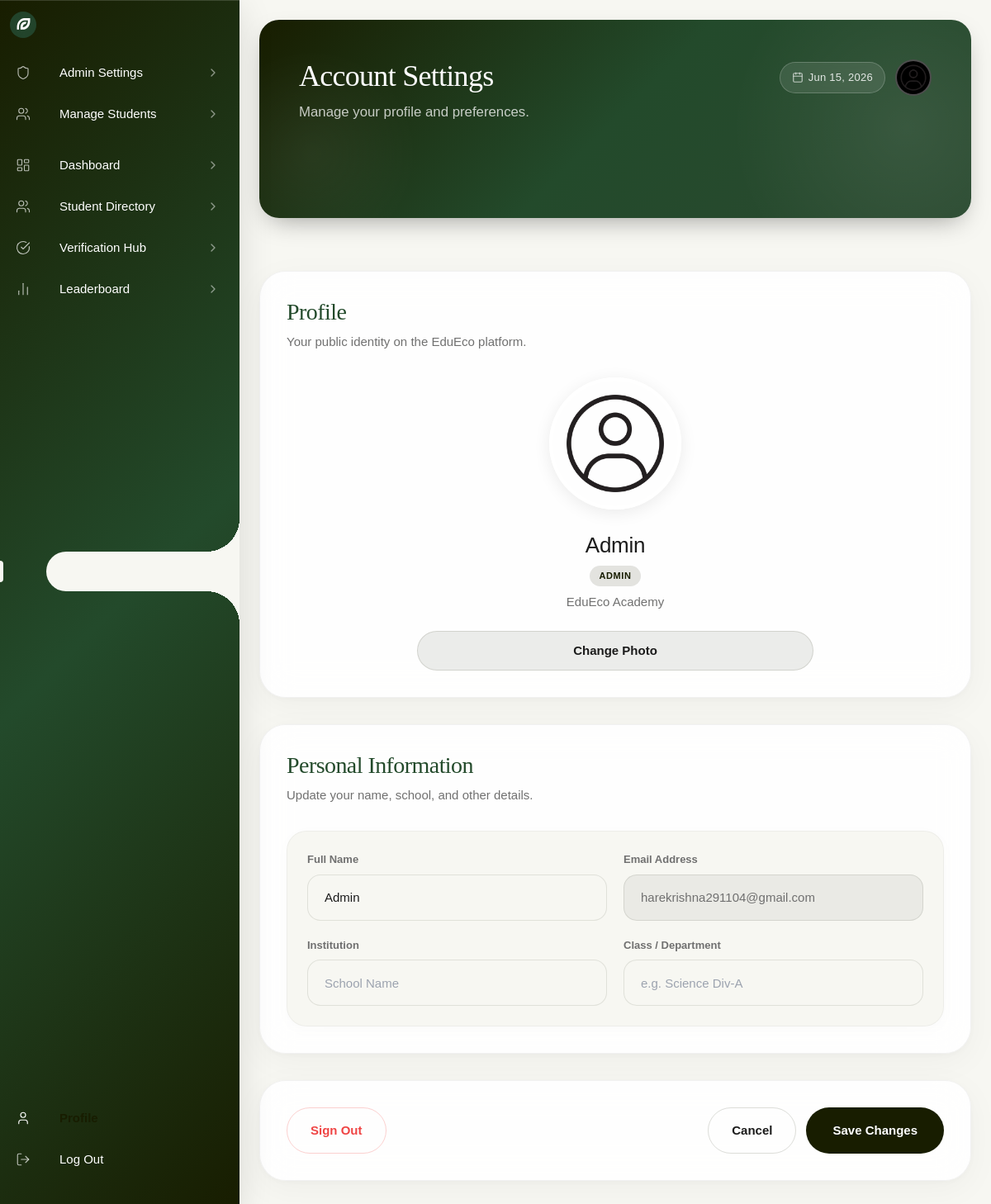
The app's page /profile (signed in) with its own data.
### app.py (models this page shows, shortened)
class User(UserMixin, db.Model):
    id = db.Column(db.Integer, primary_key=True)
    email = db.Column(db.String(120), unique=True, nullable=False)
    password_hash = db.Column(db.String(128))
    name = db.Column(db.String(80), nullable=False)
    role = db.Column(db.String(20), default='student')  # 'student' or 'teacher'
    school = db.Column(db.String(100))
    class_name = db.Column(db.String(50))
    eco_points = db.Column(db.Integer, default=0)
    is_verified = db.Column(db.Boolean, default=False)
    created_at = db.Column(db.DateTime, default=datetime.utcnow)
    profile_pic = db.Column(db.String(200), nullable=True, default="default.png")
    challenges_completed = db.Column(db.Integer, default=0) # New field for tracking completed challenges
    achievements = db.relationship('UserAchievement', backref='user', lazy=True)
    challenge_completions = db.relationship('ChallengeCompletion', backref='user', lazy=True)
    preferences = db.Column(db.Text)  # JSON string of interests, difficulty preferences

### app.py (the view, shortened to what this page needs)
@app.route("/profile", methods=["GET", "POST"])
@login_required
def profile():
    form = UpdateProfileForm(obj=current_user)
    import time
    timestamp = int(time.time())
    profile_image = current_user.profile_pic or 'default.png'
    return render_template(template_name_or_list="profile.html", form=form, profile_image=profile_image, timestamp=timestamp)

### app.py
class UpdateProfileForm(FlaskForm):
    name = StringField("Full Name", validators=[DataRequired(), Length(max=80)])
    school = StringField("School", validators=[Optional(), Length(max=100)])
    class_name = StringField("Class", validators=[Optional(), Length(max=50)])
    password = PasswordField("New Password", validators=[Optional(), Length(min=6)])
    confirm_password = PasswordField("Confirm Password",
                                     validators=[EqualTo("password", message="Passwords must match")])
    profile_pic = FileField("Profile Picture", validators=[FileAllowed(['jpg', 'jpeg', 'png', 'gif'])])
    submit = SubmitField("Update Profile")

### app.py (called while the page is built)
@login_manager.user_loader
def load_user(user_id):
    try:
        return User.query.get(int(user_id))
    except (ValueError, TypeError):
        return None

### templates/profile.html (shortened to what this page needs)
{% extends "dashboard_layout.html" %}
{% block hero_section %}
{% from 'hero.html' import render_hero with context %}
{{ render_hero("Account Settings", "Manage your profile and preferences.", "View Dashboard", url_for('dashboard'), "layout-dashboard") }}
{% endblock %}
{% block dashboard_content %}
<form method="POST" enctype="multipart/form-data">
<div class="premium-section">
<div class="">
    <h2 class="section-title">Profile</h2>
    <p class="premium-section-desc">Your public identity on the EduEco platform.</p>
    <div style="display:flex; flex-direction:column; align-items:center; gap:24px; max-width:480px; margin:0 auto; text-align:center;">
        <div style="position:relative; cursor:pointer;" onclick="document.getElementById('profile_pic_input').click()" class="group">
            <img id="profileImage"
                 src="{{ url_for('static', filename='uploads/' + (current_user.profile_pic or 'default.png')) }}"
                 onerror="this.src='{{ url_for('static', filename='uploads/default.png') }}'"
                 style="width:160px; height:160px; border-radius:50%; object-fit:cover; border:4px solid #FFFFFF; box-shadow:0 4px 20px rgba(0,0,0,.08); " class="group-hover:scale-105">
        </div>
        <div>
            <h3 style="font-size:26px; font-weight:500; color:#1B1B1B; margin-bottom:4px; letter-spacing:-0.01em;">{{ current_user.name }}</h3>
            <span style="background:rgba(24, 29, 0,.12); color:#181D00; font-size:11px; font-weight:700; padding:4px 12px; border-radius:999px; text-transform:uppercase; letter-spacing:.05em; display:inline-block; margin-bottom:8px;">{{ current_user.role | capitalize }}</span>
            <p style="font-size:15px; color:#707070;">{{ current_user.school or 'EduEco Academy' }}</p>
        </div>
        <button type="button" onclick="document.getElementById('profile_pic_input').click()"
                style="height:48px; background:rgba(24, 29, 0,.08); border:1px solid rgba(24, 29, 0,.12); border-radius:999px; padding:0 28px; font-size:15px; font-weight:600; color:#1B1B1B; cursor:pointer;  width:100%;">
            Change Photo
        </button>
    </div>
</div>
</div>
<div class="premium-section">
<div class="">
    <h2 class="section-title">Personal Information</h2>
    <p class="premium-section-desc">Update your name, school, and other details.</p>
    <div class="premium-card">
        <div style="display:grid; grid-template-columns:1fr; gap:24px;">
            <div style="display:grid; grid-template-columns:repeat(auto-fit, minmax(240px, 1fr)); gap:20px;">
                <div>
                    <label class="pf-label">Full Name</label>
                    {{ form.name(class="pf-input", placeholder="Your Name") }}
                </div>
                <div>
                    <label class="pf-label">Email Address</label>
                    <input type="text" value="{{ current_user.email }}" disabled class="pf-input">
                </div>
                <div>
                    <label class="pf-label">Institution</label>
                    {{ form.school(class="pf-input", placeholder="School Name") }}
                </div>
                <div>
                    <label class="pf-label">Class / Department</label>
                    {{ form.class_name(class="pf-input", placeholder="e.g. Science Div-A") }}
                </div>
            </div>
        </div>
    </div>
</div>
</div>
<div class="premium-section">
<div class="">
    <div style="display:flex; flex-wrap:wrap; align-items:center; justify-content:space-between; gap:16px;">
        <a href="{{ url_for('logout') }}" class="pf-btn-danger">Sign Out</a>
        <div style="display:flex; gap:12px; flex-wrap:wrap;">
            <a href="{{ url_for('dashboard') }}" class="pf-btn-secondary">Cancel</a>
            <button type="submit" class="pf-btn-primary">Save Changes</button>
        </div>
    </div>
</div>
</div>
</form>
{% endblock %}

### templates/hero.html (shortened to what this page needs)
{% macro render_hero(title, subtitle, cta_text, cta_url, cta_icon="zap") %}
<div class="premium-hero">
  <div class="hero-blob top-blob"></div>
  <div class="hero-blob bottom-blob"></div>
  <div class="hero-main">
    <div class="hero-text-content">
      <h1 class="section-title">{{ title|safe }}</h1>
      {% if subtitle %}
      <p class="premium-hero-sub">{{ subtitle|safe }}</p>
      {% endif %}
    </div>
  </div>
  <div class="hero-sidebar desktop-only">
    <div class="hero-top-info">
      <div class="hero-date-badge">
        <i data-lucide="calendar" style="width:14px;height:14px;opacity:0.8;"></i>
        <span class="hero-date-span"></span>
      </div>
      <a href="{{ url_for('profile') }}" class="hero-avatar-link" title="My Profile">
        <img src="{{ url_for('static', filename='uploads/' + (current_user.profile_pic or 'default.png')) }}"
          onerror="this.src='{{ url_for('static', filename='uploads/default.png') }}'" alt="Profile"
          style="width:100%;height:100%;object-fit:cover;">
      </a>
    </div>
  </div>
</div>
{% endmacro %}

### templates/base.html (style rules this page uses)
:root { --color-bg: #F3F4E5; --color-surface: #FFFFFF; --color-secondary: #EAEAE5; --color-primary: #181D00; --color-primary-h: #234A2B; --color-text: #1B1B1B; --color-muted: #707070; --color-border: rgba(24, 29, 0,.10); --shadow-card: 0 10px 40px rgba(0,0,0,.05); --radius-hero: 40px; --radius-card: 28px; --radius-stat: 24px; --radius-pill: 999px; --radius-input: 18px; }
body { background-color: #F3F4E5; color: #1B1B1B; font-family: 'General Sans', sans-serif; -webkit-font-smoothing: antialiased; -moz-osx-font-smoothing: grayscale; }
* { font-family: 'General Sans', sans-serif; box-sizing: border-box; max-width: 100%; }
input, textarea, [contenteditable] { caret-color: #FFFFFF !important; }
html, body { overflow-x: hidden; width: 100%; max-width: 100vw; position: relative; }
img { max-width: 100%; height: auto; }
.premium-section { background: rgba(255, 255, 255, 0.88); border-radius: 32px; border: 1px solid rgba(0, 0, 0, 0.05); box-shadow: 0 10px 40px rgba(0, 0, 0, 0.04), 0 2px 10px rgba(0, 0, 0, 0.03); padding: 32px; margin: 32px 24px; backdrop-filter: blur(20px); -webkit-backdrop-filter: blur(20px); }
.premium-card { background: #F7F7F2; border-radius: 24px; border: 1px solid rgba(0, 0, 0, 0.04); box-shadow: 0 4px 20px rgba(0, 0, 0, 0.02); padding: 24px; height: 100%; display: flex; flex-direction: column; }
.section-title { font-family: 'Playfair Display', serif !important; font-size: 28px !important; font-weight: 400 !important; color: #234A2B; letter-spacing: -0.02em !important; margin-bottom: 8px; line-height: 1.2 !important; }
.premium-section-desc { font-size: 15px; color: #707070; margin-bottom: 32px; line-height: 1.5; }
.premium-hero { background: linear-gradient(135deg, #181D00 0%, #234A2B 50%, #181D00 100%); border-radius: 0 0 24px 24px; margin: 0 16px 24px 16px; padding: 32px 24px; display: flex; flex-direction: column; gap: 16px; box-shadow: 0 10px 40px rgba(0,0,0,0.12), inset 0 1px 0 rgba(255,255,255,0.15), inset 0 -1px 0 rgba(0,0,0,0.1); box-sizing: border-box; overflow: hidden; position: relative; }
@media (min-width: 1024px) { .premium-hero { margin: 0 24px 32px 24px; padding: 40px 48px; display: grid; grid-template-columns: 1fr auto; align-items: center; gap: 32px; } }
.premium-hero-sub { font-size: 15px; line-height: 1.5; color: rgba(255,255,255,0.85); margin-top: 8px; margin-bottom: 0; max-width: 600px; }
@media (min-width: 640px) { .premium-hero-sub { font-size: 16px; margin-top: 10px; } }
.hero-top-info { display: flex; align-items: center; justify-content: flex-end; gap: 12px; width: 100%; margin-bottom: 12px; }
@media (min-width: 1024px) { .hero-top-info { margin-bottom: 0; } }
.hero-avatar-link { display: block; width: 42px; height: 42px; border-radius: 50%; border: 2px solid rgba(255,255,255,0.25); overflow: hidden; flex-shrink: 0; }
.hero-date-badge { display: inline-flex; align-items: center; gap: 8px; background: rgba(255,255,255,0.12); border: 1px solid rgba(255,255,255,0.2); border-radius: 12px; padding: 0 16px; height: 38px; font-size: 13px; font-weight: 500; color: rgba(255,255,255,0.85); white-space: nowrap; display: inline-flex; }
.premium-card { width: 100%; height: auto; box-sizing: border-box; overflow: hidden; }

### templates/dashboard_layout.html (style rules this page uses)
:root { --eco-dark-green: #234A2B; --eco-primary-green: #2A4A30; --eco-accent-green: #4CAF50; --eco-light-green: #EAF4EC; --eco-bg: #F3F4E5; }
body { background: var(--eco-bg) !important; }
.premium-section { background: rgba(255, 255, 255, 0.88); border-radius: 32px; border: 1px solid rgba(0, 0, 0, 0.05); box-shadow: 0 10px 40px rgba(0, 0, 0, 0.04), 0 2px 10px rgba(0, 0, 0, 0.03); padding: 32px; margin: 32px 24px; backdrop-filter: blur(20px); -webkit-backdrop-filter: blur(20px); }
.premium-card { background: #F7F7F2; border-radius: 24px; border: 1px solid rgba(0, 0, 0, 0.04); box-shadow: 0 4px 20px rgba(0, 0, 0, 0.02); padding: 24px; height: 100%; display: flex; flex-direction: column; }
a.premium-btn, button.premium-btn, .premium-card a[href], .td-card a[href], button[type="submit"], .pf-btn-primary, .pf-btn-secondary, .pf-btn-danger, .tv-action-btn, .tp-btn { display: inline-flex; }

### records on screen
User: profile_pic (placeholder picture), name "Admin", role "ADMIN", school "EduEco Academy", email "harekrishna291104@gmail.com"

### other values on screen
{{ title|safe }} "Account Settings"
{{ subtitle|safe }} "Manage your profile and preferences."
